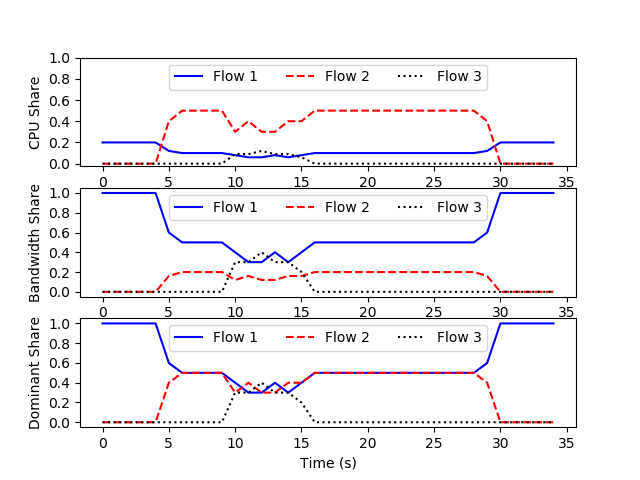

Write Python code to recreate this figure.
import numpy as np 
import matplotlib.pyplot as plt
# These arrays should be filled with results output from NS2 simulation
flows = [[9,10,10,10,10,6,5,5,5,5,4,3,3,4,3,4,5,5,5,5,5,5,5,5,5,5,5,5,5,6,10,10,10,10,10], 
         [0,0,0,0,0,4,5,5,5,5,3,4,3,3,4,4,5,5,5,5,5,5,5,5,5,5,5,5,5,4,0,0,0,0,0],
         [0,0,0,0,0,0,0,0,0,0,3,3,4,3,3,2,0,0,0,0,0,0,0,0,0,0,0,0,0,0,0,0,0,0,0]]

profiles = [[2, 10], [10, 4], [3, 10]]
N = 35

source1 = np.zeros((3, N))
for i in range(N):
    total = sum([10 * flows[j][i] for j in range(3)])
    for j in range(3):
        source1[j][i] = (1.0 * profiles[j][0] * flows[j][i]) / (1.0 * total)

source2 = np.zeros((3, N))
for i in range(N):
    total = sum([10 * flows[j][i] for j in range(3)])
    for j in range(3):
        source2[j][i] = (1.0 * profiles[j][1] * flows[j][i]) / (1.0 * total)

dominant = np.maximum(source1, source2)

_fig, axs = plt.subplots(3, 1)

x = np.arange(0, 35)
data = [source1, source2, dominant]

label = ['Flow 1', 'Flow 2', 'Flow 3']
ylabels = ['CPU Share', 'Bandwidth Share', 'Dominant Share']
styles = ['b-', 'r--', 'k:']

for i in range(3):
    for j in range(3):
        axs[i].plot(x, data[i][j], styles[j], label=label[j])
    axs[i].set(xlabel='Time (s)', ylabel=ylabels[i])
    axs[i].legend(loc = 'upper center', ncol=3)
    axs[i].set_yticks([0.0, 0.2, 0.4, 0.6, 0.8, 1.0])
plt.savefig('figure_9.png')
plt.show()